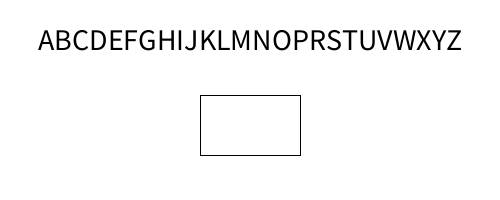
Frame 1 (no input)
Frame 60 (the mouse pressed at the canvas centre just before this capture): identical to frame 1, image omitted
Frame 120 (the mouse held since frame 60 and released just before this capture): identical to frame 1, image omitted

The Processing sketch that drew this single still picture (run headless with seeded random() and noise(); from frame 60 on, the mouse is pressed at the canvas centre):

// Processing sketch: alphabet_quiz
// ── alphabet_quiz.pde
String ALPHABET="ABCDEFGHIJKLMNOPQRSTUVWXYZ";
String question="";
String answer="";
String correct;
boolean judge=false;
void setup() {
  size(500,200);
  int r = int(random(26));
  correct = ALPHABET.substring(r,r+1);
  for (int i=0; i<ALPHABET.length(); i++) {
    char c = ALPHABET.charAt(i);
    if (c == correct.charAt(0))
      continue;
    question += c;
  }
}

void draw() {
  background(255);
  textAlign(CENTER);
  textSize(30);
  fill(0);
  text(question,width/2,50);
  noFill();
  rect(200,95,100,60);
  fill(0,255,0);
  text(answer,width/2,145);
  if (judge) {
    textSize(50);
    fill(255,0,0);
    if (answer.equalsIgnoreCase(correct)) {
      text("Correct!",width/2,height/2);
    } else {
      text("Wrong...",width/2,height/2);
    }
  }
}

void keyPressed() {
  if (judge)
    return;
  if (key == ENTER)
    judge = true;
  else if (('a'<=key && key<='z') || ('A'<=key && key<='Z'))
    answer += key;
}
